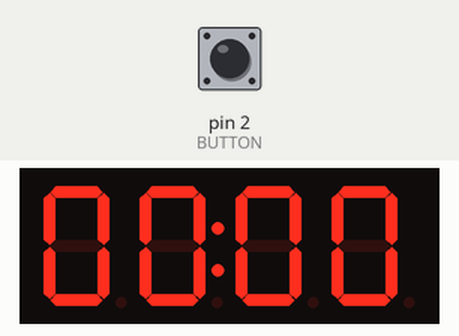
Recording of a sketch running on a simulated Arduino Uno, built with avr-gcc and run on an emulated ATmega328P. On the bench: 4-digit seven-segment display. Inputs (shaded band) come from the test bench; at power-on: pin 2 (BUTTON) HIGH.

Above: at 1.2 s.
1.3 s: pin 2 (BUTTON) pulled LOW for 0.15 s
4.4 s: pin 2 (BUTTON) pulled LOW for 1 s
At 5.8 s:
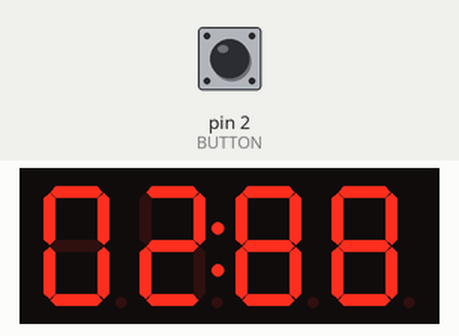
6.9 s: pin 2 (BUTTON) pulled LOW for 0.15 s
Timing chart, 0 to 9.9 s (numbered marks = the images above; inputs shaded):
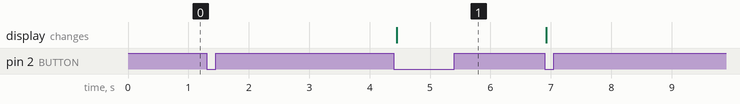

The sketch:

Beer-O-Meter.ino
```cpp
#include <Arduino.h>
#include <TM1637Display.h>

// Module connection pins (Digital Pins)
#define CLK 4
#define DIO 3


#define BUTTON 2

TM1637Display display(CLK, DIO);
int HasTimed = 0;

int delaytime = 2000;
bool displayOn = true;
int delaystart = 0;

void setup() {
  // set up the display
  display.setBrightness(0, true);
  display.showNumberDecEx(0, (0x80 >> 1), true);   // Display initial value "0" on the screen

  // set up the pressure plate
  pinMode(BUTTON, INPUT_PULLUP);
}

void loop() {
  int Switch = digitalRead(BUTTON);   // Read current state of the pressure plate

  if (Switch == 1 && millis() - delaystart > delaytime) {
    HasTimed = 0;
  }


  while(Switch == 0 && HasTimed == 0){

    display.showNumberDecEx(0, (0x80 >> 1), true);   // Show "0" on display while waiting
    delay(100);

    Switch = digitalRead(BUTTON);

    if (Switch == 1) {  // Button has been released - start timing process
      unsigned long start = millis();

      while (Switch == 1) {
        Switch = digitalRead(BUTTON);
        unsigned long time = (millis() - start)/10;
        display.showNumberDecEx(time, (0x80 >> 1), true);   // Display current elapsed time
      }

      // Button has been released - stop the timer
      unsigned long time = (millis() - start)/10;

      HasTimed = 1;
      display.showNumberDecEx(time, (0x80 >> 1), true);   // Show the final measured time on display

      delaystart = millis();
    }
  }
}
```

Measured:
- after the input at 1.3 s, every drawn part: stays the same
- after the input at 4.4 s, the display: changes after 0.05 s (image 1)
